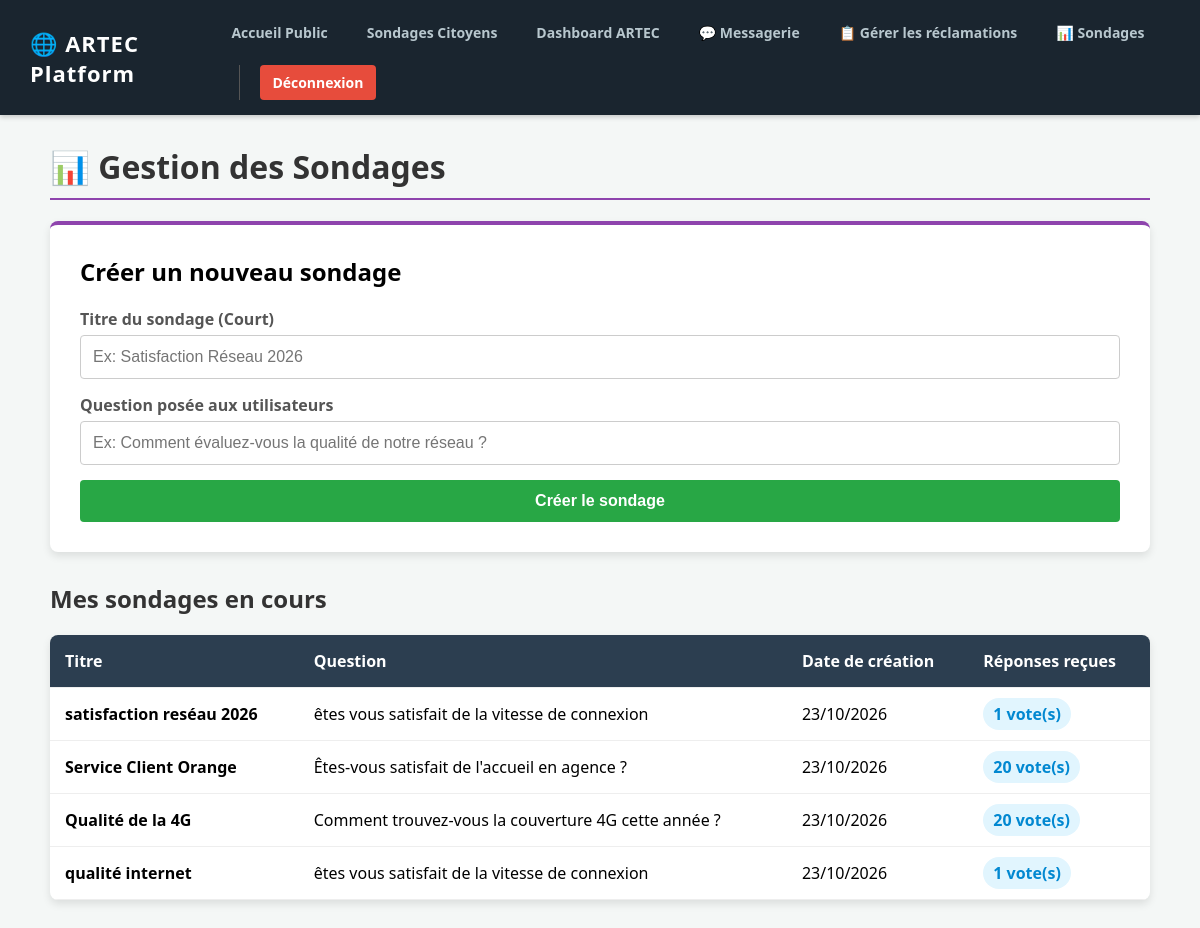
The app's page /qos/sondages/ (signed in) with its own data.
### qos_engine/models.py (models this page shows, shortened)
class Sondage(models.Model):
    CREATEUR_CHOICES = [('ARTEC', 'ARTEC'), ('OPERATEUR', 'Opérateur')]
    OPERATEURS = [('YAS', 'YAS'), ('Orange', 'Orange'), ('Airtel', 'Airtel')]
    titre = models.CharField(max_length=200)
    question = models.CharField(max_length=255)
    createur_type = models.CharField(max_length=20, choices=CREATEUR_CHOICES)
    operateur_cible = models.CharField(max_length=20, choices=OPERATEURS, blank=True, null=True)
    est_actif = models.BooleanField(default=True)
    date_creation = models.DateTimeField(auto_now_add=True)

### qos_engine/views.py (the view, shortened to what this page needs)
# urls.py: path('sondages/', views.gerer_sondages, name='gerer_sondages'),
@login_required
def gerer_sondages(request):
    is_artec = request.user.is_superuser or request.user.groups.filter(name='ARTEC').exists()
    operateur_nom = None
    if request.user.groups.filter(name='YAS').exists(): operateur_nom = 'YAS'
    elif request.user.groups.filter(name='Orange').exists(): operateur_nom = 'Orange'
    elif request.user.groups.filter(name='Airtel').exists(): operateur_nom = 'Airtel'
    if not is_artec and not operateur_nom:
        messages.error(request, "Accès non autorisé.")
        return redirect('avis_public') # Modifié ici
    if is_artec:
        sondages = Sondage.objects.all().order_by('-date_creation')
    else:
        sondages = Sondage.objects.filter(createur_type='OPERATEUR', operateur_cible=operateur_nom).order_by('-date_creation')
    context = {
        'sondages': sondages,
        'is_artec': is_artec,
        'operateur_nom': operateur_nom
    }
    return render(request, 'qos_engine/gerer_sondages.html', context)

### qos_engine/templates/qos_engine/gerer_sondages.html (shortened to what this page needs)
{% extends 'qos_engine/base.html' %}
{% block content %}
<h1 style="color: #333; border-bottom: 2px solid #8e44ad; padding-bottom: 10px;">📊 Gestion des Sondages</h1>
<div class="form-container">
    <h2 style="margin-top: 0;">Créer un nouveau sondage</h2>
    <form method="POST">
        <div class="form-group">
            <label>Titre du sondage (Court)</label>
            <input type="text" name="titre" class="form-control" placeholder="Ex: Satisfaction Réseau 2026" required>
        </div>
        <div class="form-group">
            <label>Question posée aux utilisateurs</label>
            <input type="text" name="question" class="form-control" placeholder="Ex: Comment évaluez-vous la qualité de notre réseau ?" required>
        </div>
        <button type="submit" class="btn-submit">Créer le sondage</button>
    </form>
</div>
<h2 style="color: #333;">Mes sondages en cours</h2>
<table>
    <thead>
        <tr>
            <th>Titre</th>
            <th>Question</th>
            <th>Date de création</th>
            <th>Réponses reçues</th>
        </tr>
    </thead>
    <tbody>
        {% for sondage in sondages %}
        <tr>
            <td><b>{{ sondage.titre }}</b></td>
            <td>{{ sondage.question }}</td>
            <td>{{ sondage.date_creation|date:"d/m/Y" }}</td>
            <td><span class="badge-views">{{ sondage.reponses.count }} vote(s)</span></td>
        </tr>
        {% empty %}
        <tr>
            <td colspan="4" style="text-align: center; color: #888; padding: 30px;">Aucun sondage créé pour le moment.</td>
        </tr>
        {% endfor %}
    </tbody>
</table>
{% endblock %}

### qos_engine/templates/qos_engine/base.html (style rules this page uses)
body { font-family: 'Segoe UI', Tahoma, Geneva, Verdana, sans-serif; background: #f4f7f6; margin: 0; padding: 0; }

### qos_engine/templates/qos_engine/gerer_sondages.html (style rules this page uses)
.form-container { background: white; padding: 30px; border-radius: 8px; box-shadow: 0 4px 8px rgba(0,0,0,0.1); margin-bottom: 30px; border-top: 4px solid #8e44ad; }
.form-group { margin-bottom: 15px; }
.form-group label { display: block; font-weight: bold; margin-bottom: 5px; color: #555; }
.form-control { width: 100%; padding: 12px; border: 1px solid #ccc; border-radius: 4px; font-size: 16px; box-sizing: border-box; }
.btn-submit { background: #28a745; color: white; border: none; padding: 12px 25px; font-size: 16px; border-radius: 4px; cursor: pointer; font-weight: bold; width: 100%; transition: 0.3s; }
table { width: 100%; border-collapse: collapse; background: white; border-radius: 8px; overflow: hidden; box-shadow: 0 4px 8px rgba(0,0,0,0.1); }
th, td { padding: 15px; text-align: left; border-bottom: 1px solid #eee; }
th { background: #2c3e50; color: white; }
.badge-views { background: #e1f5fe; color: #0288d1; padding: 5px 10px; border-radius: 20px; font-weight: bold; }

### records on screen
Sondage: titre "satisfaction reséau 2026", question "êtes vous satisfait de la vitesse de connexion", date_creation "23/10/2026", reponses.count "1"
Sondage: titre "Service Client Orange", question "Êtes-vous satisfait de l'accueil en agence ?", date_creation "23/10/2026", reponses.count "20"
Sondage: titre "Qualité de la 4G", question "Comment trouvez-vous la couverture 4G cette année ?", date_creation "23/10/2026", reponses.count "20"
Sondage: titre "qualité internet", question "êtes vous satisfait de la vitesse de connexion", date_creation "23/10/2026", reponses.count "1"
